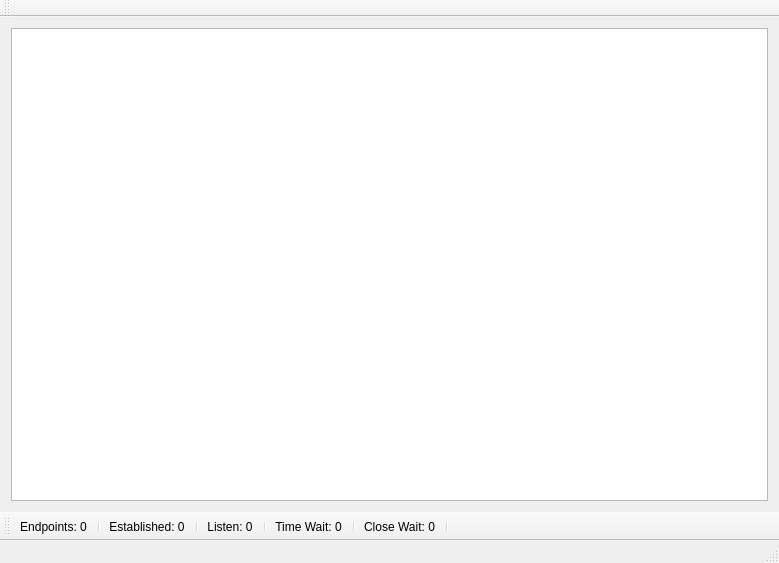
<?xml version="1.0" encoding="UTF-8"?>
<ui version="4.0">
 <class>MainWindow</class>
 <widget class="QMainWindow" name="MainWindow">
  <property name="geometry">
   <rect>
    <x>0</x>
    <y>0</y>
    <width>779</width>
    <height>563</height>
   </rect>
  </property>
  <property name="windowTitle">
   <string>TLView</string>
  </property>
  <widget class="QWidget" name="centralWidget">
   <layout class="QGridLayout" name="gridLayout">
    <item row="0" column="0">
     <widget class="QTableView" name="tableView"/>
    </item>
   </layout>
  </widget>
  <widget class="QMenuBar" name="menuBar">
   <property name="geometry">
    <rect>
     <x>0</x>
     <y>0</y>
     <width>779</width>
     <height>26</height>
    </rect>
   </property>
  </widget>
  <widget class="QToolBar" name="mainToolBar">
   <attribute name="toolBarArea">
    <enum>TopToolBarArea</enum>
   </attribute>
   <attribute name="toolBarBreak">
    <bool>false</bool>
   </attribute>
  </widget>
  <widget class="QStatusBar" name="statusBar"/>
  <widget class="QToolBar" name="toolBar">
   <property name="windowTitle">
    <string>toolBar</string>
   </property>
   <attribute name="toolBarArea">
    <enum>BottomToolBarArea</enum>
   </attribute>
   <attribute name="toolBarBreak">
    <bool>false</bool>
   </attribute>
   <addaction name="actionEndpoints"/>
   <addaction name="separator"/>
   <addaction name="actionEstablished"/>
   <addaction name="separator"/>
   <addaction name="actionListen"/>
   <addaction name="separator"/>
   <addaction name="actionTime_Wait"/>
   <addaction name="separator"/>
   <addaction name="actionClose_Wait"/>
   <addaction name="separator"/>
  </widget>
  <action name="actionEndpoints">
   <property name="text">
    <string>Endpoints: 0</string>
   </property>
  </action>
  <action name="actionEstablished">
   <property name="text">
    <string>Established: 0</string>
   </property>
  </action>
  <action name="actionListen">
   <property name="text">
    <string>Listen: 0</string>
   </property>
  </action>
  <action name="actionTime_Wait">
   <property name="text">
    <string>Time Wait: 0</string>
   </property>
  </action>
  <action name="actionClose_Wait">
   <property name="text">
    <string>Close Wait: 0</string>
   </property>
  </action>
 </widget>
 <layoutdefault spacing="6" margin="11"/>
 <resources/>
 <connections/>
</ui>
